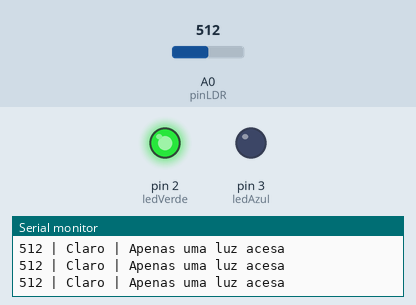
Simulated run of this sketch. Board: Arduino Uno, built with avr-gcc and run on an emulated ATmega328P. On the bench: output pins drawn as LEDs (lit = HIGH), the last lines printed to the serial monitor. The inputs (shaded band) are chosen by the test bench; at power-on: A0 (pinLDR) = 512.

Above: at 1.2 s.
1.3 s: A0 (pinLDR) set to 486
At 2.4 s:
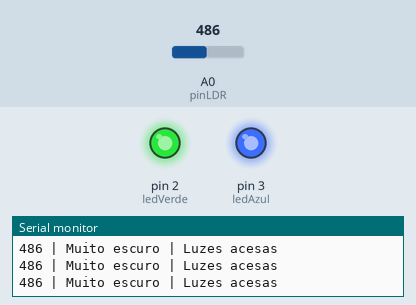
2.8 s: A0 (pinLDR) set to 955
At 3.3 s:
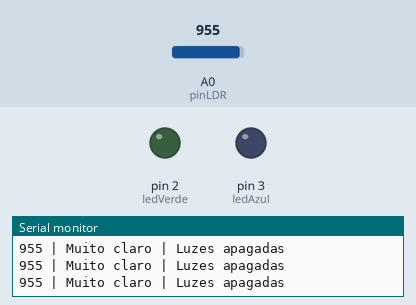
4.3 s: A0 (pinLDR) set to 928
At 5.5 s:
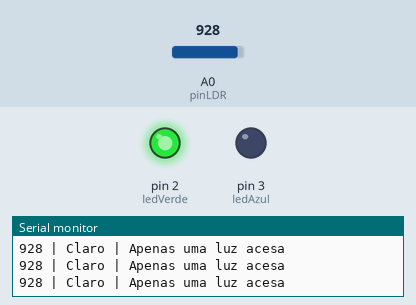
7.3 s: A0 (pinLDR) set to 1023
At 7.7 s:
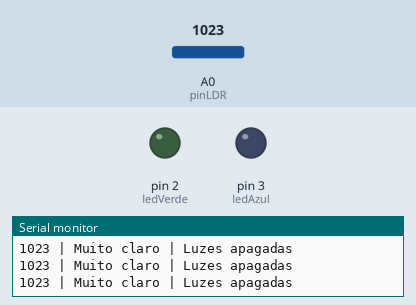
Timing chart, 0 to 9.8 s (numbered marks = the images above; inputs shaded):
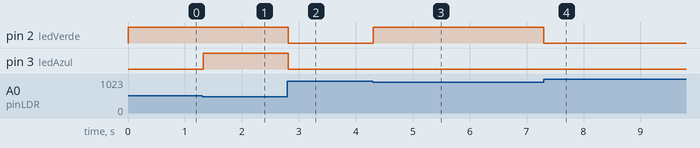

The sketch:

Sensor_LDR.ino
```cpp
int pinLDR = A0;
int valorLDR = 0;

int ledVerde = 2;
int ledAzul = 3;


void setup(){
  Serial.begin(9600);

  pinMode(ledVerde, OUTPUT);
  pinMode(ledAzul, OUTPUT);
  pinMode(pinLDR, INPUT);
}

void loop(){

  valorLDR = analogRead(pinLDR);

  if((valorLDR > 0) & (valorLDR < 500)){
    digitalWrite(ledVerde, HIGH);
    digitalWrite(ledAzul, HIGH);
    Serial.print(valorLDR);
    Serial.println(" | Muito escuro | Luzes acesas");
  }

  else if((valorLDR > 500) & (valorLDR < 945)){
    digitalWrite(ledVerde, HIGH);
    digitalWrite(ledAzul, LOW);
    Serial.print(valorLDR);
    Serial.println(" | Claro | Apenas uma luz acesa");
  }

  else if((valorLDR > 945) & (valorLDR < 1024)){
    digitalWrite(ledVerde, LOW);
    digitalWrite(ledAzul, LOW);
    Serial.print(valorLDR);
    Serial.println(" | Muito claro | Luzes apagadas");
  }


}
```

Measured:
- the behaviour switches between 500 and 499 on A0 (pinLDR) (found by bisection; images 0 and 1)
- the behaviour switches between 945 and 944 on A0 (pinLDR) (found by bisection; images 2 and 3)
- after the input at 1.3 s, pin 3 (ledAzul): LOW → HIGH at once
- after the input at 2.8 s, pin 2 (ledVerde), pin 3 (ledAzul): HIGH → LOW at once
- after the input at 4.3 s, pin 2 (ledVerde): LOW → HIGH at once
- after the input at 7.3 s, pin 2 (ledVerde): HIGH → LOW at once
